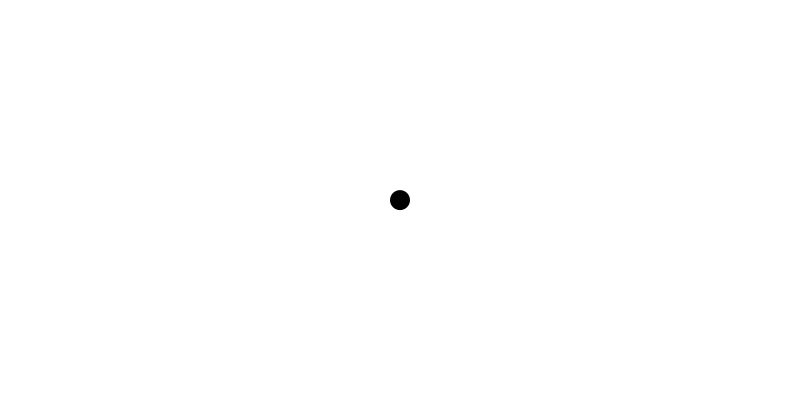
Frame 1 (no input)
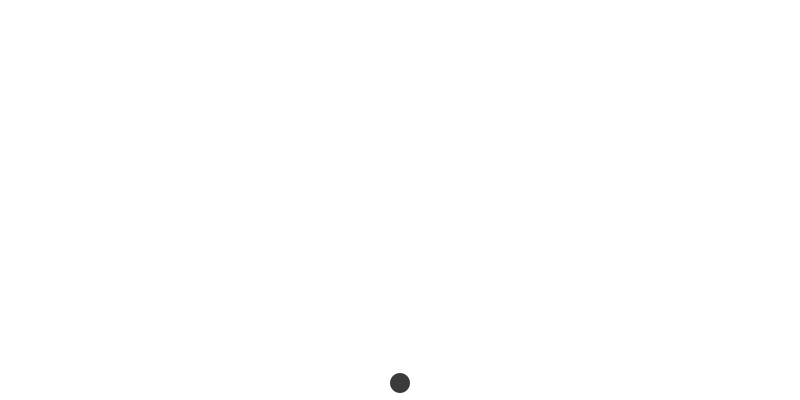
Frame 60 (the mouse pressed at the canvas centre just before this capture)
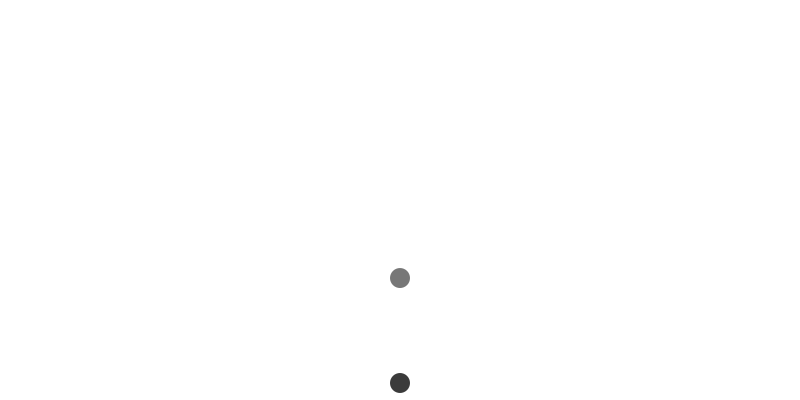
Frame 120 (the mouse held since frame 60 and released just before this capture)

The Processing sketch that drew these frames (run headless with seeded random() and noise(); from frame 60 on, the mouse is pressed at the canvas centre):

// Processing sketch: DroppingBalls
// ── DroppingBalls.pde

ArrayList<Ball> balls;
int ballWid = 20;

void setup()
{
  size(800, 400);
  
  balls = new ArrayList<Ball>();
  
  balls.add(new Ball(width/2, height/2, ballWid));
  
}

void draw()
{
  
 background(255);
 
 for(int i=balls.size()-1; i >= 0; i--)
 {
   Ball ball = balls.get(i);
   
   ball.update();
   ball.show();
   if(ball.checkLife())
   balls.remove(i);
 }
  
}

void mousePressed()
{
  balls.add(new Ball(mouseX, mouseY, ballWid));
}
// ── Ball.pde
class Ball
{
  float x, y;
  float gravity, speed;
  float life, wid;
  
  Ball(float x, float y, float w)
  {
   
    this.x = x;
    this.y = y;
    wid = w;
    
    life = 255;
    gravity = .1;
    speed = 0;
    
  }
  
  void update()
  {
    //Basic physics engine
    
    speed += gravity;
    y += speed;
    
    //If a ball reaches ground
    
    if(y > height)
    {
      speed *= -.8;
      y = height;
    }
  }
  
  void show()
  {
   fill(0,life);
   noStroke();
   ellipse(x, y, wid, wid);
  }
  
  boolean checkLife()
  {
    life -= 1;
    
    if(life < 0)
    return true;
    else
    return false;
  }
}
